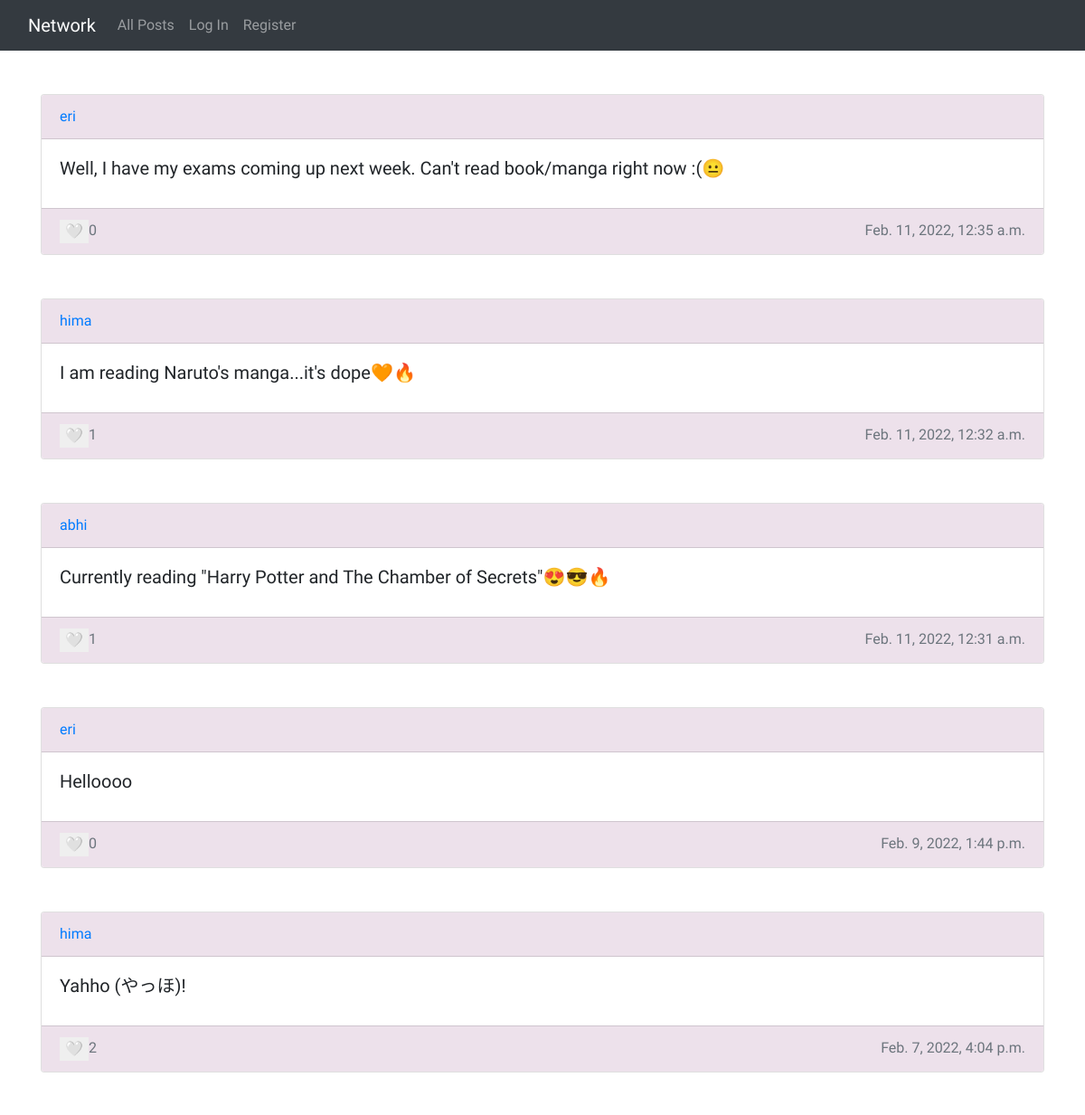
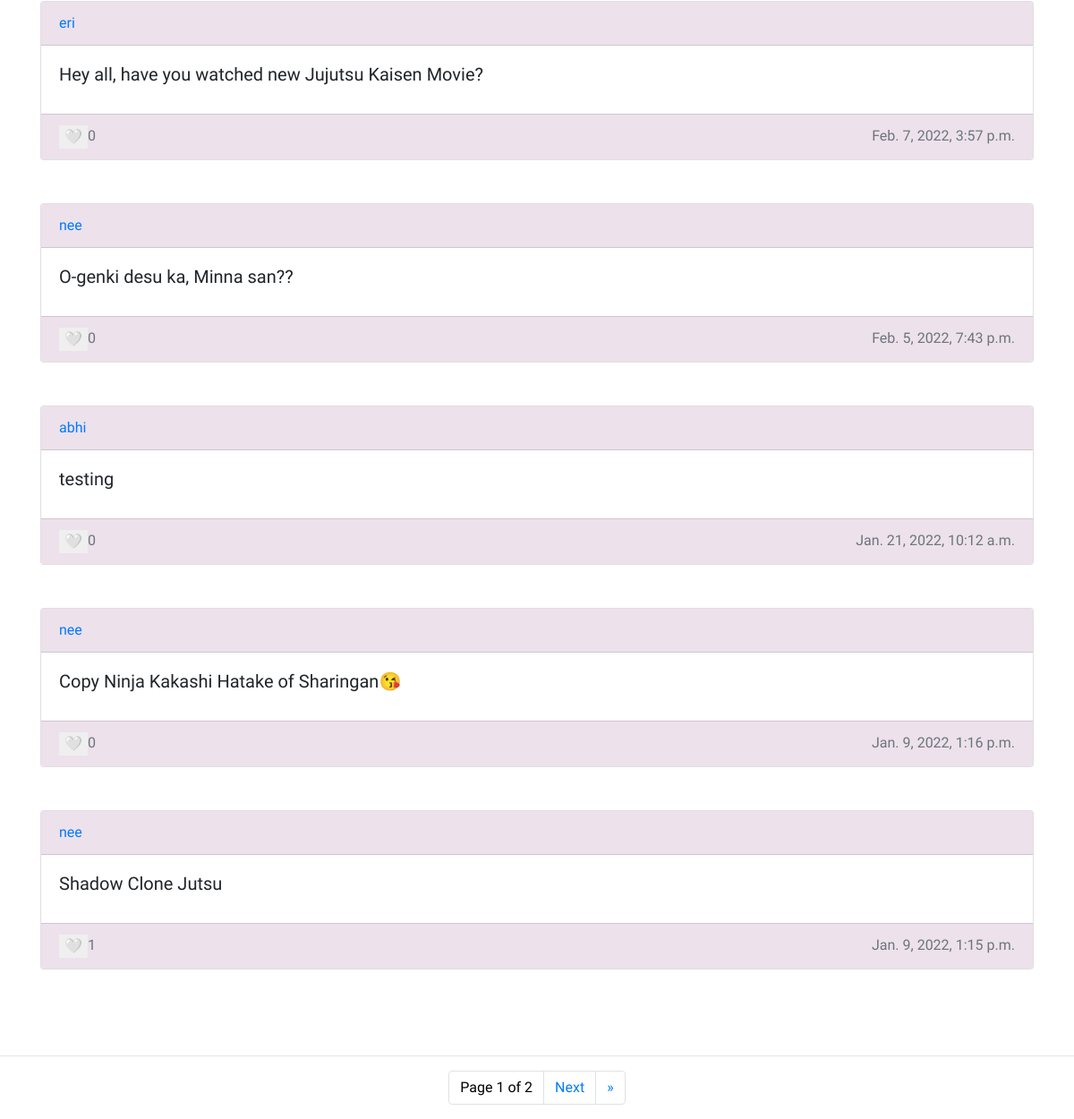
Before: / with the older database file (2 pictures, top to bottom).
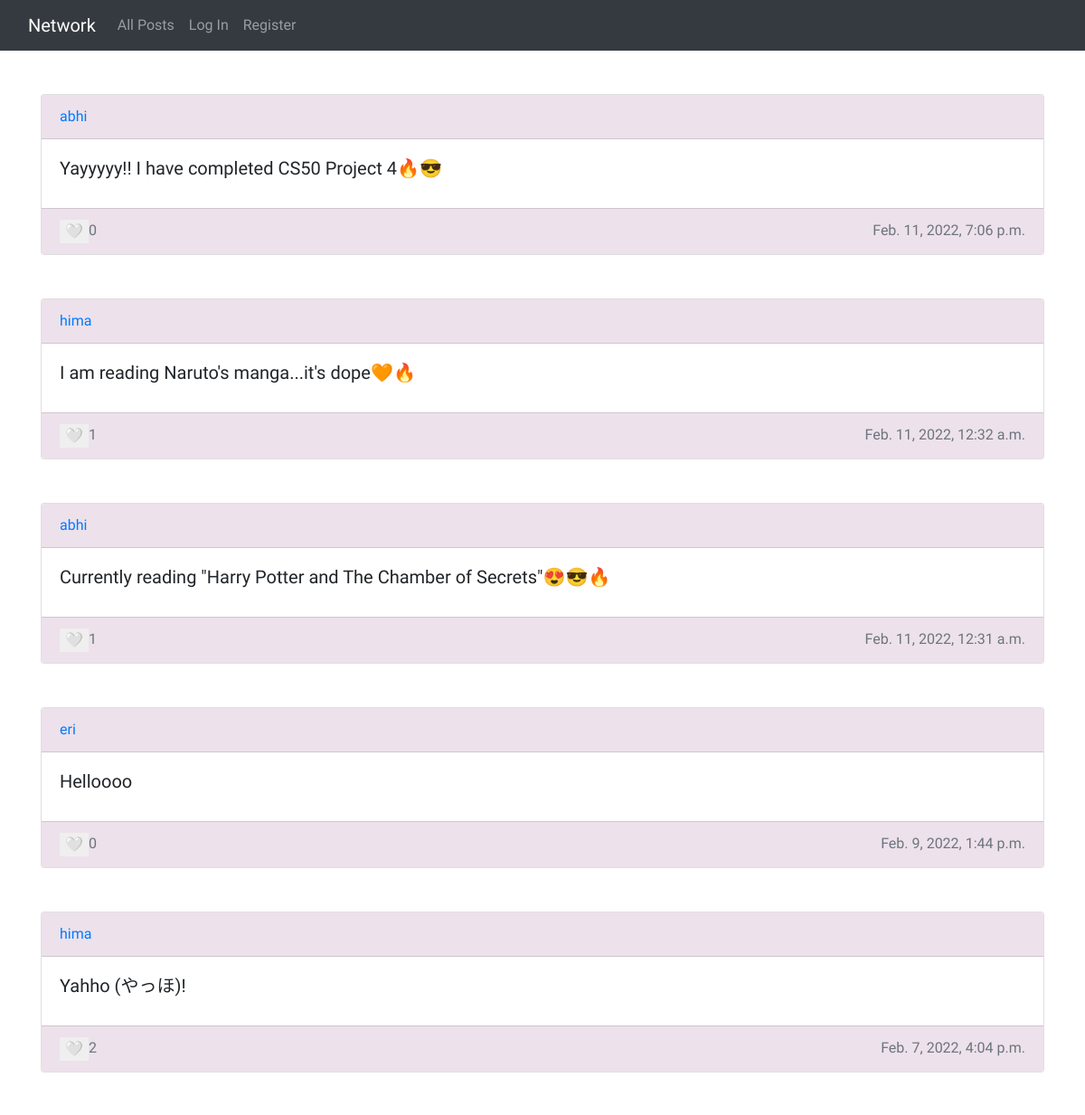
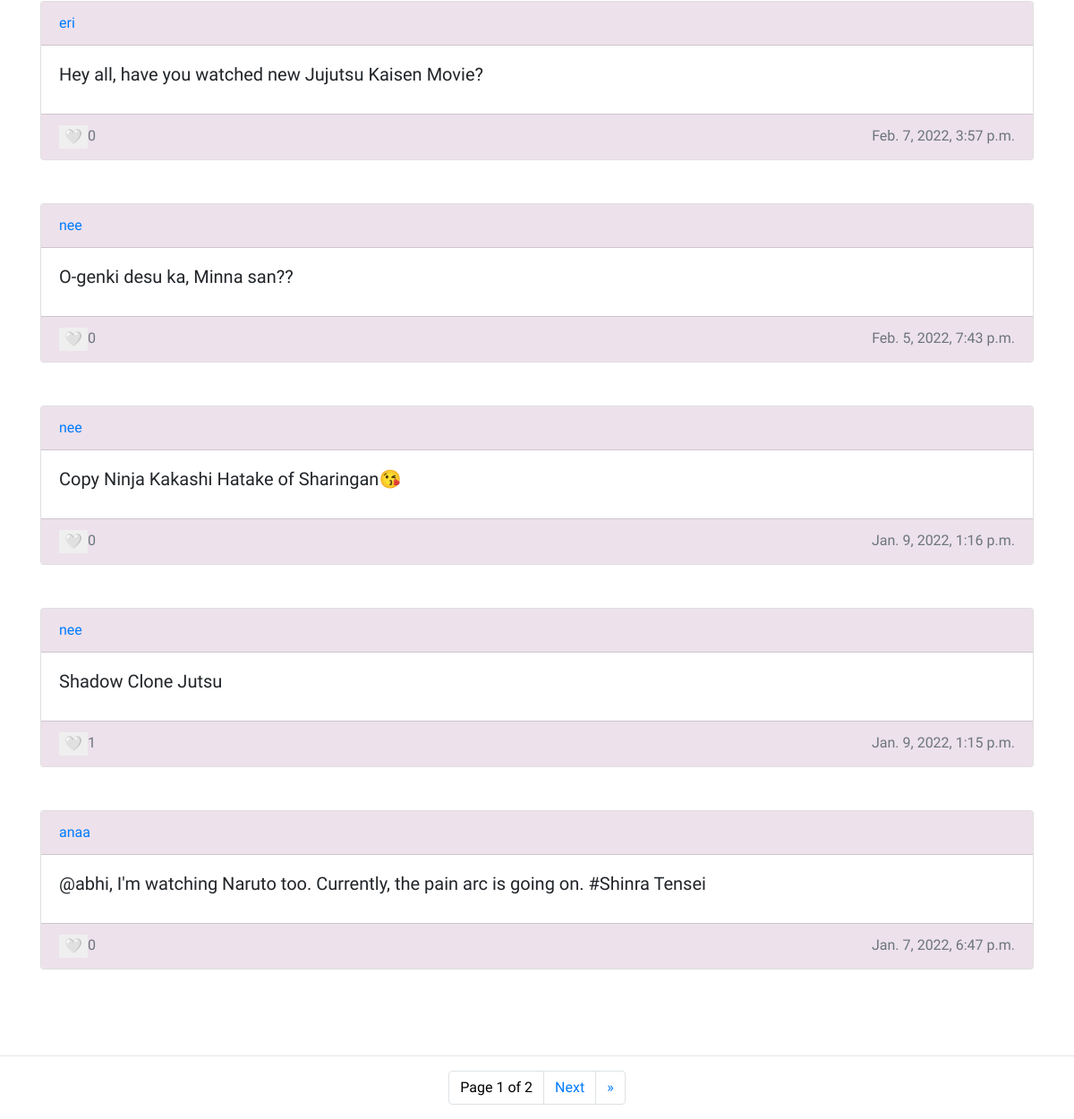
After: the same page with the newer database file (2 pictures, top to bottom).
### network/models.py (models this page shows, shortened)
class Post(models.Model):
    user = models.ForeignKey('User', on_delete = models.CASCADE, related_name = "author")
    content = models.CharField(max_length = 255)
    date = models.DateTimeField(default = timezone.now)
    likes = models.ManyToManyField('User', related_name = "users_who_liked", default = None)

class User(AbstractUser):
    pass

### network/views.py (the view, shortened to what this page needs)
# urls.py: path("", views.index, name="index"),
def index(request):
    posts = Post.objects.all().order_by('-date')
    paginator = Paginator(posts, 10)
    page_number = request.GET.get('page')
    page_obj = paginator.get_page(page_number)
    print("\n\n", page_obj,"\n\n")
    return render(request, "network/index.html", {
        "posts":posts,
        "page_obj": page_obj,
})

### network/templates/network/index.html (shortened to what this page needs)
{% extends "network/layout.html" %}
{% load static %}
{% block body %}
    <div class="container my-5">
        {% for post in page_obj %}
            <div class="card">
                <div class="card-header">
                    <a href="{% url 'profile' post.user %}">{{post.user.username}}</a>
                </div>
                <div class="card-body" >
                    <h5 id="post-id-{{post.id}}" class="card-title">{{ post.content }}</h5>
                </div>
                <div class="card-footer text-muted" >
                    {% if request.user in post.likes.all  %}
                        <button
                            id="post-likes-{{post.id}}"
                            data-like-status="liked"
                            data-id="{{post.id}}"
                            class="like-post"
                            style="float: left; cursor: pointer; border: none; outline: none;">
                            <i class="em em-heart" aria-role="presentation" aria-label="HEAVY BLACK HEART"></i>
                        </button>
                    {% else %}
                    <button
                        id="post-likes-{{post.id}}"
                        data-like-status="unliked"
                        data-id="{{post.id}}"
                        class="like-post"
                        style="float: left; cursor: pointer; border: none; outline: none;"
                    >
                    &#129293;</button>
                    {% endif %}
                    <span id="post-likes-count-{{post.id}}">{{ post.likes.count }}</span>
                    <span style="float: right;">{{ post.date }}</span>
                </div>
            </div>
            <br><br>
       {% endfor %}
    </div>
    <hr>
    <ul class="pagination justify-content-center">
        <li class="current page-item">
            <span class="page-link" style="color: black;">Page {{ page_obj.number }} of {{ page_obj.paginator.num_pages }}</span>
        </li>
        {% if page_obj.has_next %}
            <li class="page-item">
                <a class="page-link" href="?page={{ page_obj.next_page_number }}">Next</a>
            </li>
            <li class="page-item">
                <a class="page-link" href="?page={{ page_obj.paginator.num_pages }}"> &raquo;</a>
            </li>
        {% endif %}
      </ul>
{% endblock %}

### network/templates/network/layout.html (shortened to what this page needs)
{% load static %}
<!DOCTYPE html>
<html lang="en">
    <head>
        <link rel="stylesheet" href="https://stackpath.bootstrapcdn.com/bootstrap/4.4.1/css/bootstrap.min.css">
        <link href="{% static 'network/styles.css' %}" rel="stylesheet">
        <link rel="stylesheet" href="https://cdnjs.cloudflare.com/ajax/libs/font-awesome/4.7.0/css/font-awesome.min.css">
        <link href="https://emoji-css.afeld.me/emoji.css" rel="stylesheet">
    </head>
    <body>
        <nav class="navbar navbar-expand-lg navbar-dark bg-dark">
            <div class="container-fluid">
                <a class="navbar-brand" href="{% url 'index' %}">Network</a>
                <div class="collapse navbar-collapse" id="navbarSupportedContent">
                    <ul class="navbar-nav">
                        <li class="nav-item">
                        <a class="nav-link" href="{% url 'index' %}">All Posts</a>
                        </li>
                        {% if user.is_authenticated %}
                            <li class="nav-item">
                                <a class="nav-link" href="{% url 'following' %}">Following</a>
                            </li>
                            <li class="nav-item">
                                <a class="nav-link" href="{% url 'logout' %}">Log Out</a>
                            </li>
                        {% else %}
                            <li class="nav-item">
                                <a class="nav-link" href="{% url 'login' %}">Log In</a>
                            </li>
                            <li class="nav-item">
                                <a class="nav-link" href="{% url 'register' %}">Register</a>
                            </li>
                        {% endif %}
                    </ul>
                </div>
            </div>
        </nav>
        <div class="body">
            {% block body %}
            {% endblock %}
        </div>
    </body>
</html>

### network/static/network/styles.css (style rules this page uses)
* { font-family: 'Quicksand', sans-serif; }
.card-header, .card-footer { background-color: rgb(237 225 235); }

Changed rows visible on the page:
removed Post: user.username "eri", content "Well, I have my exams coming up next week. Can't read book/manga right now :(😐", likes.count "0", date "Feb. 11, 2022, 12:35 a.m."
removed Post: user.username "abhi", content "testing", likes.count "0", date "Jan. 21, 2022, 10:12 a.m."
added Post: user.username "abhi", content "Yayyyyy!! I have completed CS50 Project 4🔥😎", likes.count "0", date "Feb. 11, 2022, 7:06 p.m."
now on this page (row unchanged): Post: user.username "anaa", content "@abhi, I'm watching Naruto too. Currently, the pain arc is going on. #Shinra Tensei", likes.count "0", date "Jan. 7, 2022, 6:47 p.m."
